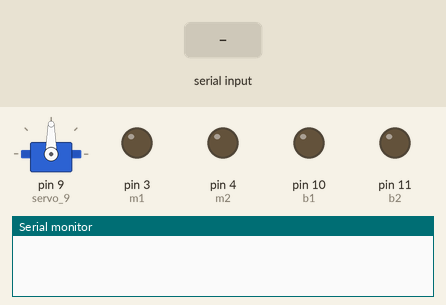
This sketch was run on a simulated Arduino Uno, built with avr-gcc and run on an emulated ATmega328P. On the bench: servo, output pins drawn as LEDs (lit = HIGH), the last lines printed to the serial monitor. The inputs (shaded band) are chosen by the test bench.

Above: at 1.2 s.
1.3 s: "1\n" received over Serial
At 2.5 s:
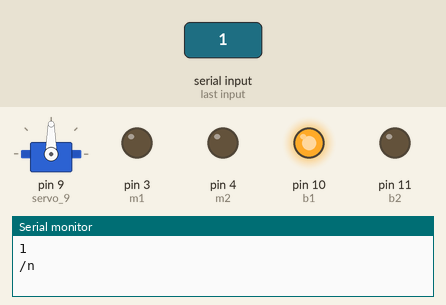
2.8 s: byte 52 ('4') received over Serial
At 3.6 s:
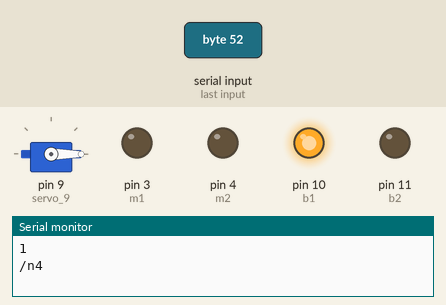
4.3 s: byte 50 ('2') received over Serial
At 4.8 s:
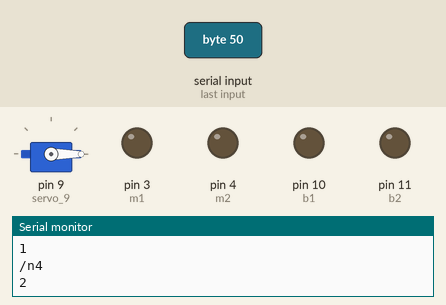
5.8 s: byte 51 ('3') received over Serial
At 7.0 s:
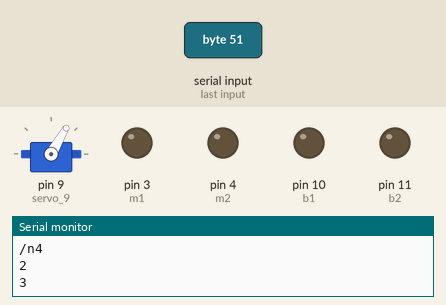
7.3 s: byte 49 ('1') received over Serial
At 8.3 s:
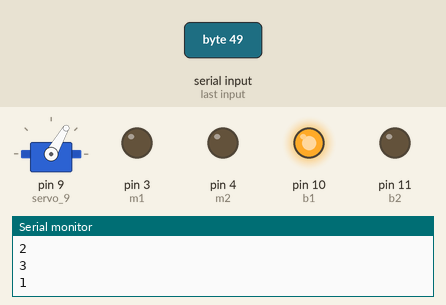
8.8 s: "2\n" received over Serial
At 9.4 s:
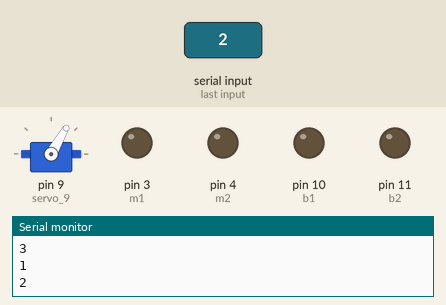
Timing chart, 0 to 11.3 s (numbered marks = the images above; inputs shaded):
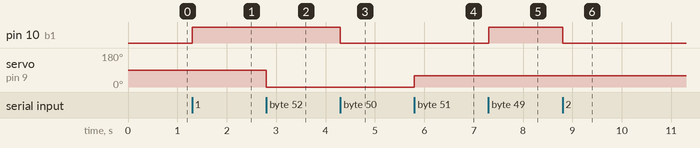

Measured:
- after the input at 1.3 s, pin 10 (b1): LOW → HIGH at once
- after the input at 2.8 s, servo on pin 9 (servo_9): 90° → 0° at once
- after the input at 4.3 s, pin 10 (b1): HIGH → LOW at once
- after the input at 5.8 s, servo on pin 9 (servo_9): 0° → 60° at once
- after the input at 7.3 s, pin 10 (b1): LOW → HIGH at once
- after the input at 8.8 s, pin 10 (b1): HIGH → LOW at once

The sketch:

Code.ino
```cpp
#include <Servo.h>

int m1=3;
int m2=4;
int b1=10;
int b2=11;
Servo servo_9;

char Incoming_value = 0;

void setup()
{

  Serial.begin(9600);
  pinMode(m1, OUTPUT);
  pinMode(m2, OUTPUT);
  pinMode(b1, OUTPUT);
 servo_9.attach(9, 500, 2500);

  pinMode(b2, OUTPUT);

}

void loop()
{
  if(Serial.available() > 0)
  {
    Incoming_value = Serial.read();
    Serial.print(Incoming_value);
    Serial.print("\n");


 if(Incoming_value == '1'){
     digitalWrite(b1,HIGH);
      digitalWrite(b2,LOW);
   delay(1000);
 }

      if(Incoming_value == '2')
     {digitalWrite(b1,LOW);
      digitalWrite(b2,LOW);
 }


      if(Incoming_value== '4')
   { servo_9.write(0);}

      if(Incoming_value == '3')
    {servo_9.write(60);}


      if(Incoming_value == '0')
     {  digitalWrite(m1,LOW);
      digitalWrite(m2,LOW);
       servo_9.write(0);
        digitalWrite(b1,LOW);
      digitalWrite(b2,LOW);}
    pa();

  }
  }
void pa()
{
    if (Serial.available()>0)
  {
    Incoming_value=Serial.read();
    Serial.print(Incoming_value);
    Serial.print("/n");

      if(Incoming_value == '5')
        for(int i=1;i<=3;i=i+1)
      {
      digitalWrite(m1,HIGH);
      digitalWrite(m2,LOW);
      }
         if(Incoming_value ==  '6')
  for(int i=1;i<=3;i=i+1)
         {
      digitalWrite(m1,LOW);
      digitalWrite(m2,HIGH);

         }
    }
}
```
